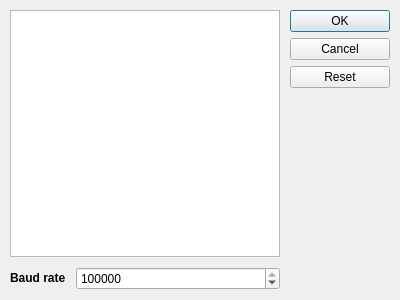
<?xml version="1.0" encoding="UTF-8"?>
<ui version="4.0">
 <class>SerialPortSelector</class>
 <widget class="QDialog" name="SerialPortSelector">
  <property name="geometry">
   <rect>
    <x>0</x>
    <y>0</y>
    <width>400</width>
    <height>300</height>
   </rect>
  </property>
  <property name="minimumSize">
   <size>
    <width>400</width>
    <height>300</height>
   </size>
  </property>
  <property name="windowTitle">
   <string>Choose serial port</string>
  </property>
  <layout class="QHBoxLayout" name="horizontal_2">
   <property name="spacing">
    <number>10</number>
   </property>
   <property name="leftMargin">
    <number>10</number>
   </property>
   <property name="topMargin">
    <number>10</number>
   </property>
   <property name="rightMargin">
    <number>10</number>
   </property>
   <property name="bottomMargin">
    <number>10</number>
   </property>
   <item>
    <layout class="QVBoxLayout" name="vertical">
     <property name="spacing">
      <number>10</number>
     </property>
     <item>
      <widget class="QTableView" name="serial_ports_list_box">
       <property name="sizePolicy">
        <sizepolicy hsizetype="Expanding" vsizetype="Expanding">
         <horstretch>0</horstretch>
         <verstretch>1</verstretch>
        </sizepolicy>
       </property>
       <property name="editTriggers">
        <set>QAbstractItemView::NoEditTriggers</set>
       </property>
       <property name="dragDropOverwriteMode">
        <bool>false</bool>
       </property>
       <property name="alternatingRowColors">
        <bool>true</bool>
       </property>
       <property name="selectionMode">
        <enum>QAbstractItemView::SingleSelection</enum>
       </property>
       <property name="selectionBehavior">
        <enum>QAbstractItemView::SelectRows</enum>
       </property>
       <property name="sortingEnabled">
        <bool>true</bool>
       </property>
       <property name="wordWrap">
        <bool>false</bool>
       </property>
       <property name="cornerButtonEnabled">
        <bool>false</bool>
       </property>
       <attribute name="verticalHeaderVisible">
        <bool>false</bool>
       </attribute>
      </widget>
     </item>
     <item>
      <layout class="QHBoxLayout" name="horizontal">
       <property name="spacing">
        <number>10</number>
       </property>
       <item alignment="Qt::AlignLeft">
        <widget class="QLabel" name="baud_rate_label">
         <property name="text">
          <string>&lt;strong&gt;Baud rate&lt;/strong&gt;</string>
         </property>
         <property name="textFormat">
          <enum>Qt::RichText</enum>
         </property>
        </widget>
       </item>
       <item>
        <widget class="QSpinBox" name="baud_rate_box">
         <property name="sizePolicy">
          <sizepolicy hsizetype="Minimum" vsizetype="Fixed">
           <horstretch>1</horstretch>
           <verstretch>0</verstretch>
          </sizepolicy>
         </property>
         <property name="wrapping">
          <bool>false</bool>
         </property>
         <property name="frame">
          <bool>true</bool>
         </property>
         <property name="buttonSymbols">
          <enum>QAbstractSpinBox::UpDownArrows</enum>
         </property>
         <property name="showGroupSeparator" stdset="0">
          <bool>false</bool>
         </property>
         <property name="maximum">
          <number>999999999</number>
         </property>
         <property name="value">
          <number>230400</number>
         </property>
        </widget>
       </item>
      </layout>
     </item>
    </layout>
   </item>
   <item>
    <widget class="QDialogButtonBox" name="buttons">
     <property name="minimumSize">
      <size>
       <width>100</width>
       <height>0</height>
      </size>
     </property>
     <property name="orientation">
      <enum>Qt::Vertical</enum>
     </property>
     <property name="standardButtons">
      <set>QDialogButtonBox::Cancel|QDialogButtonBox::Ok|QDialogButtonBox::Reset</set>
     </property>
     <property name="centerButtons">
      <bool>false</bool>
     </property>
    </widget>
   </item>
  </layout>
 </widget>
 <resources/>
 <connections>
  <connection>
   <sender>buttons</sender>
   <signal>rejected()</signal>
   <receiver>SerialPortSelector</receiver>
   <slot>reject()</slot>
   <hints>
    <hint type="sourcelabel">
     <x>316</x>
     <y>260</y>
    </hint>
    <hint type="destinationlabel">
     <x>286</x>
     <y>274</y>
    </hint>
   </hints>
  </connection>
 </connections>
</ui>
